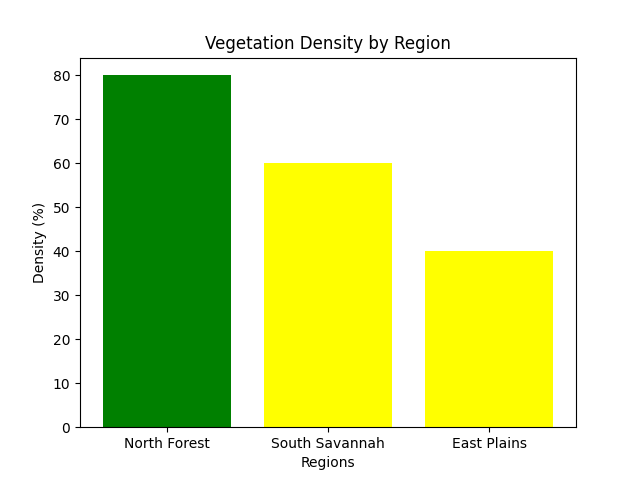

Write Python code to recreate this figure.
import json
import matplotlib.pyplot as plt

# Load vegetation data (update the file path if needed)
with open(r"C:\Users\ragul\OneDrive\Documents\Project-Echo\src\Components\vegetation_density.json") as f:
    data = json.load(f)

regions = [item["region"] for item in data]
densities = [item["density"] for item in data]

# Create a bar chart
plt.bar(regions, densities, color=['green' if d > 60 else 'yellow' for d in densities])
plt.title('Vegetation Density by Region')
plt.xlabel('Regions')
plt.ylabel('Density (%)')
plt.savefig('vegetation_density.png')
plt.show()
 
